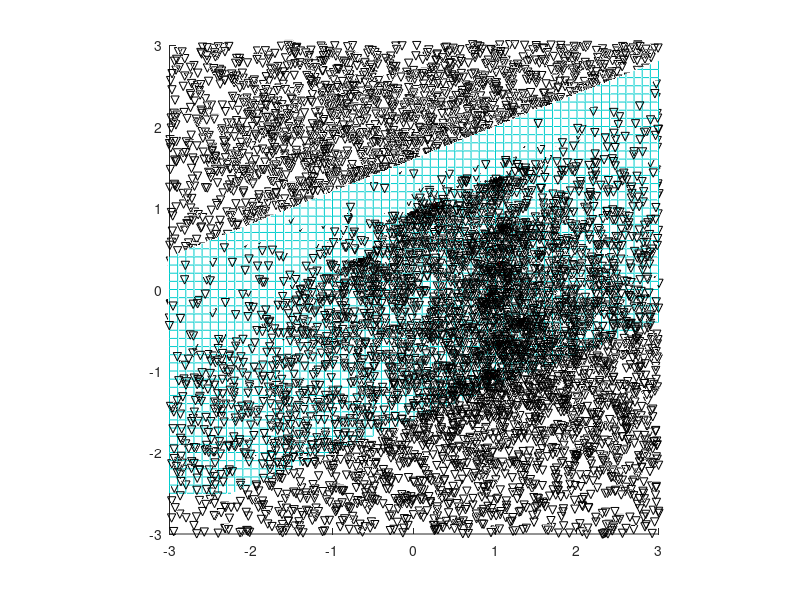
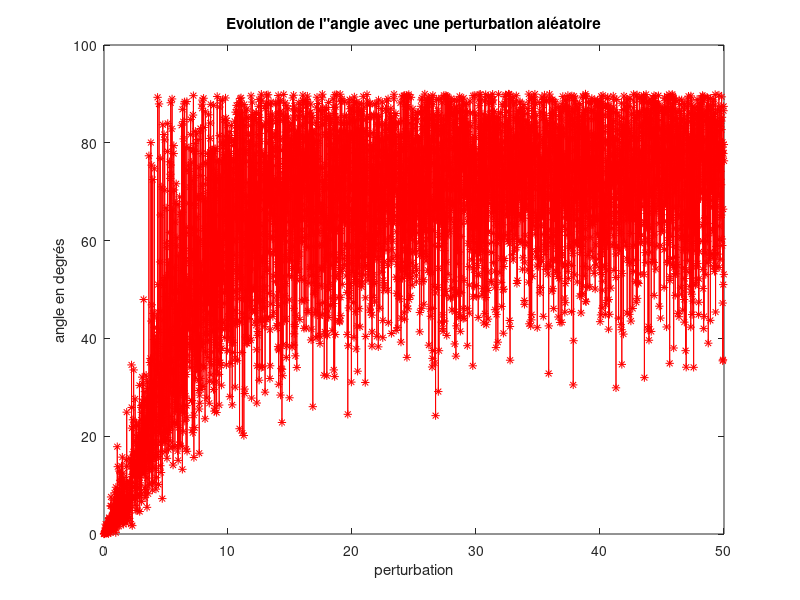

These figures' MATLAB source, in order:
clear variables;
close all;

figure(1);
hold on;

a=2;
b=-5;
c=1;
x2=-3:0.1:3;
y2=-2.5:0.1:4;
z2=-8:1:8;

[X2,Y2]=meshgrid(x2,y2);
Z2=-(a*X2+b*Y2)/c;

C(:,:,1)=zeros(size(Z2)); % red
C(:,:,2)=0.8*ones(size(Z2)); % green
C(:,:,3)=0.8*ones(size(Z2)); % blue

mesh(X2,Y2,Z2,C);

%Question 2

n=10;
x=-2+4*rand(1,n);
y=-2+4*rand(1,n);
z=-8+14*rand(1,n);

plot3(x,y,z,'.black')
axis('equal')
axis([-3,3,-3,3,-8,8])

%Question 3

N=[a;b;c]/norm([a;b;c]); %vecteur normal au plan Z2=-(a*X2+b*Y2)/c; donc aX+bY+cZ=0

P=eye(3)-N*N'; %matrice de projection orthogonale

V=zeros(3,n); %initialisation matrice avec x 1ere ligne, y 2eme ligne, z 3eme ligne

U=[x;y;z];

% calcul des coordonnées des points projetés
for k=1:n
    V(:,k)=P*U(:,k);
end

% affichage des points projetés (étoiles)
plot3(V(1,:),V(2,:),V(3,:),'*r');

% on relie les points initiaux à leurs projections
for k=1:n
    plot3([x(k) V(1,k)], [y(k) V(2,k)], [z(k) V(3,k)],'k');
end

%Question 4

question=2;

switch question
    case 1
        delta=2;
        dV=-delta/2+delta*rand(3,n);
        W = V+dV;

        % affichage des points perturbés (triangles)
        plot3(W(1,:),W(2,:),W(3,:),'vk');

        %plan passant le plus près des points perturbés
        A=[W(1,:)',W(2,:)']; %aX+bY=-cZ
        v=[W(3,:)'];
        u=inv(A'*A)*A'*v;

        a3=u(1); %aX+bY=-cZ donc a va a la 1ere colonne et b a la 2eme de A
        b3=u(2);
        c3=-1; %on fixe une constante (n'importe laquelle)
        x3=-3:0.1:3;
        y3=-2.5:0.1:4;
        z3=-8:1:8;

        [X3,Y3]=meshgrid(x3,y3);
        Z3=-(a3*X3+b3*Y3)/c3;

        C(:,:,1)=ones(size(Z3)); % red
        C(:,:,2)=zeros(size(Z3)); % green
        C(:,:,3)=0.8*ones(size(Z3)); % blue

        mesh(X3,Y3,Z3,C);

        O=[a3;b3;c3]/norm([a3;b3;c3]); %vecteur normal au plan 

        angle=acos(N'*O);
        if angle>pi/2
            angle = pi-angle;
        end

        angle=angle*180/pi
    case 2
        tableau_angle=[];
        tableau_delta=[];
        for delta=0:0.01:50
            dV=-delta/2+delta*rand(3,n);
            W = V+dV;

            % affichage des points perturbés (triangles)
            plot3(W(1,:),W(2,:),W(3,:),'vk');

            %plan passant le plus près des points perturbés
            A=[W(1,:)',W(2,:)']; %aX+bY=-cZ
            v=[W(3,:)'];
            u=inv(A'*A)*A'*v;

            a3=u(1); %aX+bY=-cZ donc a va a la 1ere colonne et b a la 2eme de A
            b3=u(2);
            c3=-1; %on fixe une constante (n'importe laquelle)
            x3=-3:0.1:3;
            y3=-2.5:0.1:4;
            z3=-8:1:8;
            
            [X3,Y3]=meshgrid(x3,y3);
            Z3=-(a3*X3+b3*Y3)/c3;

            C(:,:,1)=rand()*ones(size(Z3)); % red
            C(:,:,2)=rand()*ones(size(Z3)); % green
            C(:,:,3)=rand()*ones(size(Z3)); % blue
            
            %mesh(X3,Y3,Z3,C);

            O=[a3;b3;c3]/norm([a3;b3;c3]); %vecteur normal au plan 

            angle=acos(N'*O);
            if angle>pi/2
                angle = pi-angle;
            end

            angle=angle*180/pi;
            tableau_angle=[tableau_angle,angle];
            tableau_delta=[ tableau_delta,delta];
        end
        figure(2)
        plot(tableau_delta,tableau_angle,'r*-');
        title('Evolution de l"angle avec une perturbation aléatoire');
        ylabel('angle en degrés');
        xlabel('perturbation');
end